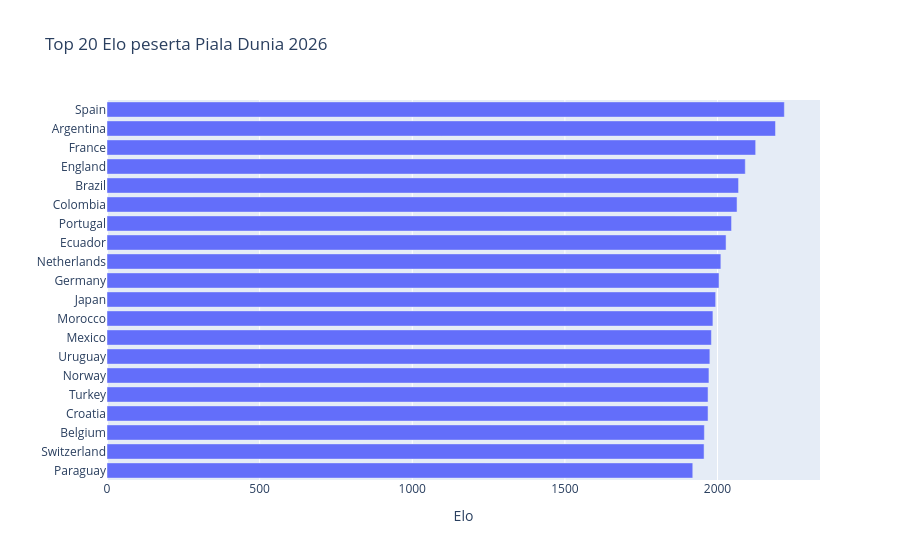

Source (notebook cell):
### Markdown cell above
## Elo rating — kondisi terkini (menjelang kickoff 11 Juni 2026)

### Code cell
pre_wc = results[results.date < TOURNAMENT_START]
_, elo_final = compute_elo(pre_wc)
participants = set(groups.team)
elo_df = (pd.Series(elo_final).loc[lambda s: s.index.isin(participants)]
          .sort_values(ascending=False).round(0).astype(int).to_frame('Elo'))
fig = px.bar(elo_df.head(20).iloc[::-1], orientation='h', title='Top 20 Elo peserta Piala Dunia 2026',
             labels={'index': '', 'value': 'Elo'}).update_layout(showlegend=False)
fig.show()
elo_df.head(10)

### Figure 1 — Plotly figure (JSON) as saved in the notebook; plotly's stock layout.template omitted (floating-point values rounded to 4 significant figures)
{"data": [{"hovertemplate": "variable=Elo<br>Elo=%{x}<br>=%{y}<extra></extra>", "legendgroup": "Elo", "marker": {"color": "#636efa", "pattern": {"shape": ""}}, "name": "Elo", "orientation": "h", "showlegend": true, "textposition": "auto", "type": "bar", "x": [1919, 1956, 1957, 1969, 1969, 1972, 1975, 1980, 1985, 1994, 2005, 2011, 2028, 2046, 2064, 2069, 2091, 2125, 2190, 2219], "xaxis": "x", "y": ["Paraguay", "Switzerland", "Belgium", "Croatia", "Turkey", "Norway", "Uruguay", "Mexico", "Morocco", "Japan", "Germany", "Netherlands", "Ecuador", "Portugal", "Colombia", "Brazil", "England", "France", "Argentina", "Spain"], "yaxis": "y"}], "layout": {"barmode": "relative", "legend": {"title": {"text": "variable"}, "tracegroupgap": 0}, "showlegend": false, "title": {"text": "Top 20 Elo peserta Piala Dunia 2026"}, "xaxis": {"anchor": "y", "domain": [0, 1], "title": {"text": "Elo"}}, "yaxis": {"anchor": "x", "domain": [0, 1], "title": {"text": ""}}}}
